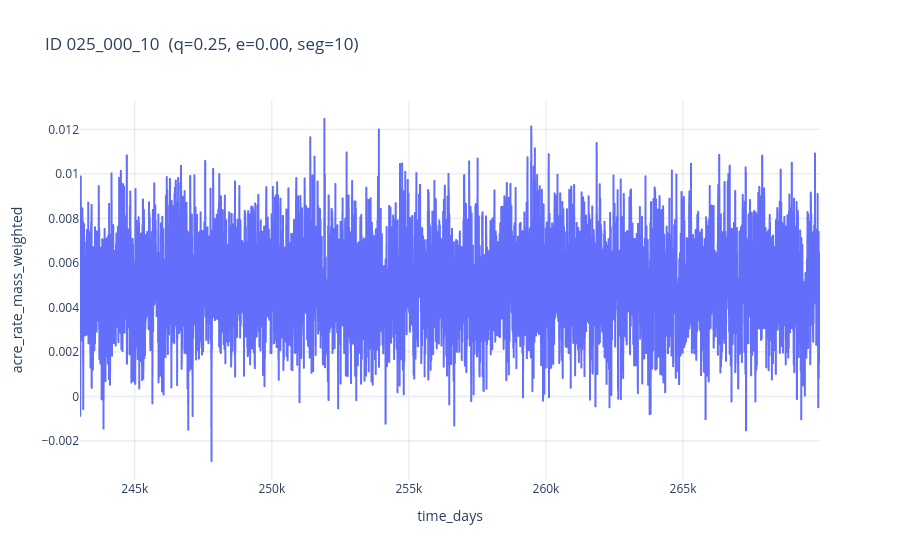

Here is the notebook cell this chart was saved with:
### Code cell
plot_segment_by_id_interactive(noisy_df, id=target_id)

### Figure 1 — Plotly figure (JSON) as saved in the notebook; plotly's stock layout.template omitted (floating-point values rounded to 4 significant figures; data arrays with more than 128 entries replaced by an {"elided": "..."} marker saying what was removed)
{"data": [{"hovertemplate": "<b>t = %{x:.3f}</b><br>rate = %{y:.3e}<extra></extra>", "legendgroup": "", "line": {"color": "#636efa", "dash": "solid"}, "marker": {"symbol": "circle"}, "mode": "lines", "name": "", "showlegend": false, "type": "scattergl", "x": {"elided": "5000 float values"}, "xaxis": "x", "y": {"elided": "5000 float values"}, "yaxis": "y"}], "layout": {"autosize": true, "legend": {"tracegroupgap": 0}, "title": {"text": "ID 025_000_10  (q=0.25, e=0.00, seg=10)"}, "xaxis": {"anchor": "y", "autorange": true, "domain": [0, 1], "gridcolor": "rgba(0, 0, 0, 0.1)", "range": [243000.0, 270000.0], "showgrid": true, "title": {"text": "time_days"}, "type": "linear"}, "yaxis": {"anchor": "x", "autorange": true, "domain": [0, 1], "gridcolor": "rgba(0, 0, 0, 0.1)", "range": [-0.003756, 0.01332], "showgrid": true, "title": {"text": "acre_rate_mass_weighted"}, "type": "linear"}}}
